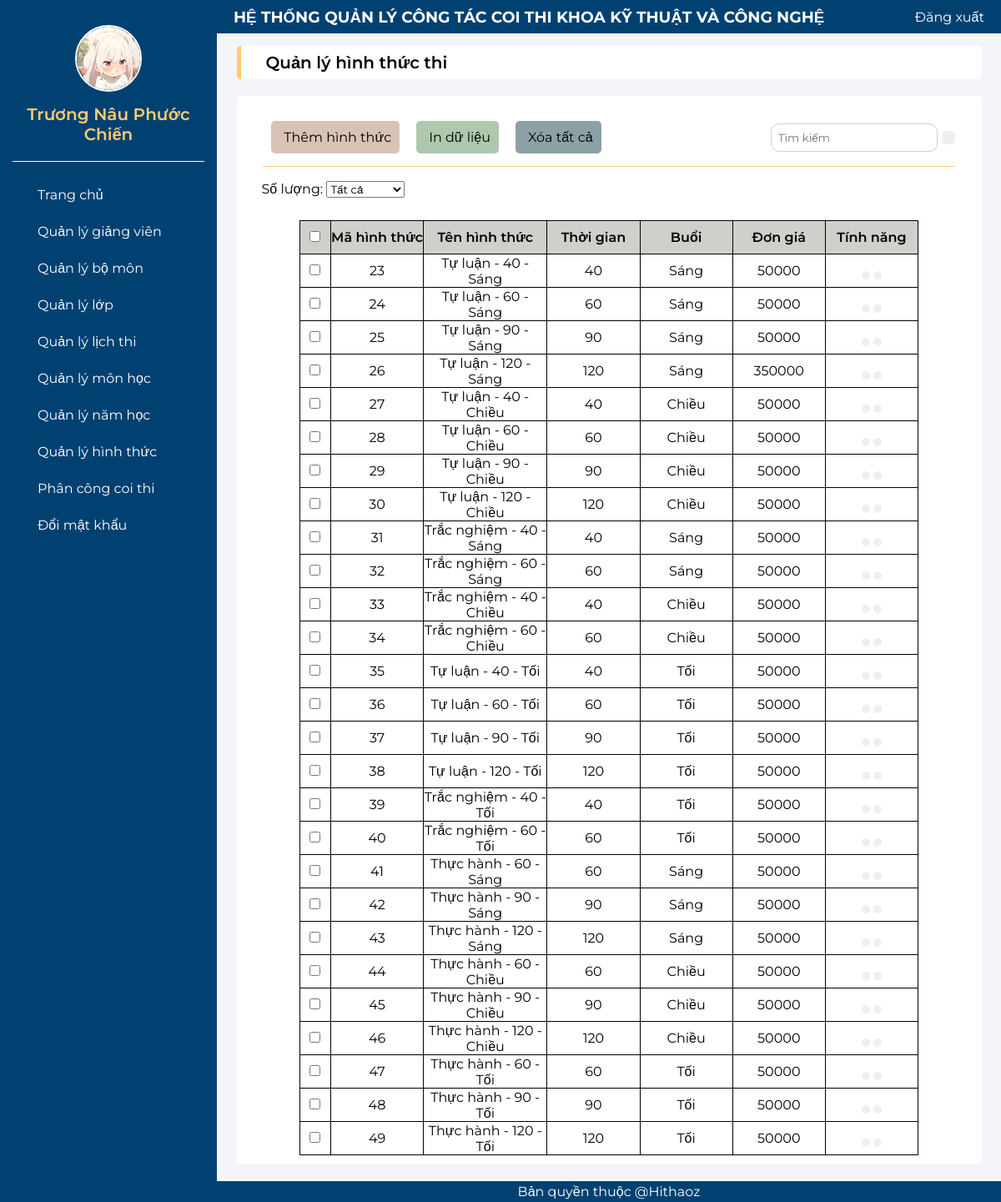
The app's page /QLHT.php (signed in) with its own data.
### tables this page shows
CREATE TABLE `hinhthuc` (
  `mahinhthuc` int(11) NOT NULL,
  `tenhinhthuc` varchar(100) NOT NULL,
  `hinhthucthi` varchar(20) NOT NULL,
  `thoigian` int(11) NOT NULL,
  `buoi` varchar(20) NOT NULL,
  `dongia` int(11) NOT NULL
);

### QLHT.php (the view, shortened to what this page needs)
<?php
include("header_admin.php");
?>
<div>
    <div class="top-center">
        <p>Quản lý hình thức thi</p>
    </div>
    <div class="table-center">
        <div class="btn-center">
            <div class="btn-center-bt">
                <a href="them_hinhthuc.php" class="button button-them">
                    <p>Thêm hình thức</p>
                </a>
                <a href="#" class="button button-in">
                    <p>In dữ liệu</p>
                </a>
                <a href="#" class="button button-xtt">
                    <p>Xóa tất cả</p>
                </a>
            </div>
            <div class="btn-center-search">
                <input type="text" name="tendn" placeholder="Tìm kiếm" required>
                <button type="submit">
                </button>
            </div>
        </div>
        <div class="cdm">
            <form method="get" action="" id="pagination-form">
                <label for="itemsPerPage">Số lượng:</label>
                <select class="form-control" onchange="selectdata(this.options[this.selectedIndex].value)">
                    <option value="All">Tất cả</option>
                </select>
            </form>
        </div>
        <div class="table">
            <table width="85%" class="table-content">
                <tr style="background-color:#CDD0CB; font-weight:600;">
                    <td width="5%" height="40px"><input type="checkbox"></td>
                    <td width="15%">Mã hình thức</td>
                    <td width="20%">Tên hình thức</td>
                    <td width="15%">Thời gian</td>
                    <td width="15%">Buổi</td>
                    <td width="15%">Đơn giá</td>
                    <td width="15%">Tính năng</td>
                </tr>
                <?php
                include("ketnoi.php");
                $sql = "SELECT * FROM hinhthuc";
                $kq = mysqli_query($conn, $sql) or die("Không thể xuất thông tin người dùng " . mysqli_error());
                while ($row = mysqli_fetch_array($kq)) {
                    echo "<tr>";
                    echo "<td height='40px'><input type='checkbox'></td>";
                    echo "<td>" . $row["mahinhthuc"] . "</td>";
                    $usern = $row["mahinhthuc"];
                    echo "<td>" . $row["tenhinhthuc"] . "</td>";
                    echo "<td>" . $row["thoigian"] . "</td>";
                    echo "<td>" . $row["buoi"] . "</td>";
                    echo "<td>" . $row["dongia"] . "</td>";
                    echo "<td class='table-icon'>
                    <a href='sua_hinhthuc.php?user=$usern'><button><ion-icon name='create-outline'></ion-icon></button></a>
                    <a href='xoa_hinhthuc.php?user=$usern'><button><ion-icon name='trash-outline'></button></ion-icon></a>
                    </td>";
                    echo "</tr>";
                }
                ?>
            </table>
        </div>
    </div>
</div>
<?php
include("footer_admin.php");
?>

### header_admin.php (shortened to what this page needs)
<!DOCTYPE html>
<html lang="en">
<head>
    <link rel="stylesheet" href="css_admin.css">
</head>
<body>
    <?php
    include("ketnoi.php");
    $userlogin = $_SESSION["admin"];
    $sql2 = "select * from admin where email='" . $userlogin . "'";
    $kq2 = mysqli_query($conn, $sql2) or die("Không thể xuất thông tin người dùng " . mysqli_error());
    $admin_login =  mysqli_fetch_array($kq2);
    ?>
    <div class="container">
        <div class="b-left">
            <div class="b-ava">
                <img src="<?php echo $admin_login["hinhdaidien"]; ?>" alt="Profile Picture">
                <label><?php echo $admin_login["hoten"]; ?></label>
            </div>
            <div class="s-left">
                <a href="admin.php" class="s-left-item">
                    <p>Trang chủ</p>
                </a>
                <a href="QLGV.php" class="s-left-item">
                    <p>Quản lý giảng viên</p>
                </a>
                <a href="QLBM.php" class="s-left-item">
                    <p>Quản lý bộ môn</p>
                </a>
                <a href="QLL.php" class="s-left-item">
                    <p>Quản lý lớp</p>
                </a>
                <a href="QLLT.php" class="s-left-item">
                    <p>Quản lý lịch thi</p>
                </a>
                <a href="QLMH.php" class="s-left-item">
                    <p>Quản lý môn học</p>
                </a>
                <a href="QLNH.php" class="s-left-item">
                    <p>Quản lý năm học</p>
                </a>
                <a href="QLHT.php" class="s-left-item">
                    <p>Quản lý hình thức</p>
                </a>
                <a href="QLPCCT.php" class="s-left-item">
                    <p>Phân công coi thi</p>
                </a>
                <a href="#" class="s-left-item">
                    <p>Đổi mật khẩu</p>
                </a>
            </div>
        </div>
        <div class="b-right">
            <div class="s_dx">
                <h3>HỆ THỐNG QUẢN LÝ CÔNG TÁC COI THI KHOA KỸ THUẬT VÀ CÔNG NGHỆ</h3>
                <a href="logout.php" class="s_dx_item">
                    <p>Đăng xuất</p>
                </a>
            </div>
            <div class="content">

### css_admin.css (style rules this page uses)
* { margin: 0; padding: 0; box-sizing: border-box; font-family: 'Montserrat', sans-serif; }
html { scroll-behavior: smooth; }
.container { display: flex; height: 100vh; }
.b-right { display: flex; flex-direction: column; flex: 1; height: 100%; }
.b-left { width: 260px; background-color: #004172; height: 100%; padding: 30px 15px; }
.b-ava img { width: 80px; height: 80px; display: block; border-radius: 50%; margin: 0 auto; border: 2px solid #ffffff; margin-bottom: 15px; }
.b-ava { font-size: 20px; font-weight: 600; color: #FFCC70; margin: 0 auto; text-align: center; border-bottom: 1px solid #ffffff; padding-bottom: 20px; }
.s-left { display: flex; flex-direction: column; gap: 5px; padding-top: 20px; }
.s-left-item { display: flex; align-items: center; color: #ffffff; gap: 15px; padding: 10px 10px; }
.s-left-item { color: #ffffff; text-decoration: none; }
.s_dx { display: flex; justify-content: space-between; align-items: center; padding: 0 20px; width: 100%; background-color: #004172; height: 40px; color: #ffffff; }
.s_dx_item { display: flex; align-items: center; color: #ffffff; gap: 15px; padding: 10px 0; align-items: center; text-decoration: none; }
.content { height: 100%; overflow-y: auto; flex: 1; background-color: #f4f5f8; }
.top-center { display: flex; align-items: center; width: 95%; background-color: #ffffff; height: 40px; padding-left: 30px; margin: 0 auto; border-radius: 5px; margin-top: 15px; margin-bottom: 20px; border-left: 5px solid #FFCC70; }
.top-center p { color: #000000; font-weight: 600; font-size: 20px; }
.table-center { display: flex; width: 95%; background-color: #ffffff; margin: 0 auto; border-radius: 5px; padding: 10px 10px; flex-direction: column; margin-bottom: 20px; }
.btn-center { display: flex; justify-content: space-between; align-items: center; width: 95%; margin: 10px auto; border-bottom: 1px solid #FFCC70; padding-bottom: 5px; }
.btn-center-bt { display: flex; align-items: center; }
.button { display: flex; align-items: center; margin: 10px; gap: 5px; border-radius: 5px; justify-content: center; padding: 10px 10px; text-decoration: none; color: black; }
.button-them { background-color: #D8C4B6; }
.button-in { background-color: #AFC8AD; }
.button-xtt { background-color: #8CA1A5; }
.btn-center-search { display: flex; align-items: center; gap: 5px; }
.btn-center-search input { padding: 8px 8px; border-radius: 10px; border: none; width: 200px; color: darkgrey; background-color: EEEEEE; border: 1px solid #CDD0CB; display: flex; }
.btn-center-search button { padding: 8px 8px; border-radius: 5px; border: none; }
.cdm { display: flex; padding: 7px 0; margin-left: 20px; }
table, th, td { border: 1px solid black; text-align: center; }
.table-content { border-collapse: collapse; text-align: center; margin: 0 auto; margin-top: 20px; }
.table-icon button { padding: 5px 5px; border-radius: 5px; border: none; }

### records on screen
hinhthuc: mahinhthuc "23", tenhinhthuc "Tự luận - 40 - Sáng", thoigian "40", buoi "Sáng", dongia "50000"
hinhthuc: mahinhthuc "24", tenhinhthuc "Tự luận - 60 - Sáng", thoigian "60", buoi "Sáng", dongia "50000"
hinhthuc: mahinhthuc "25", tenhinhthuc "Tự luận - 90 - Sáng", thoigian "90", buoi "Sáng", dongia "50000"
hinhthuc: mahinhthuc "26", tenhinhthuc "Tự luận - 120 - Sáng", thoigian "120", buoi "Sáng", dongia "350000"
hinhthuc: mahinhthuc "27", tenhinhthuc "Tự luận - 40 - Chiều", thoigian "40", buoi "Chiều", dongia "50000"
hinhthuc: mahinhthuc "28", tenhinhthuc "Tự luận - 60 - Chiều", thoigian "60", buoi "Chiều", dongia "50000"
hinhthuc: mahinhthuc "29", tenhinhthuc "Tự luận - 90 - Chiều", thoigian "90", buoi "Chiều", dongia "50000"
hinhthuc: mahinhthuc "30", tenhinhthuc "Tự luận - 120 - Chiều", thoigian "120", buoi "Chiều", dongia "50000"
hinhthuc: mahinhthuc "31", tenhinhthuc "Trắc nghiệm - 40 - Sáng", thoigian "40", buoi "Sáng", dongia "50000"
hinhthuc: mahinhthuc "32", tenhinhthuc "Trắc nghiệm - 60 - Sáng", thoigian "60", buoi "Sáng", dongia "50000"
hinhthuc: mahinhthuc "33", tenhinhthuc "Trắc nghiệm - 40 - Chiều", thoigian "40", buoi "Chiều", dongia "50000"
hinhthuc: mahinhthuc "34", tenhinhthuc "Trắc nghiệm - 60 - Chiều", thoigian "60", buoi "Chiều", dongia "50000"
hinhthuc: mahinhthuc "35", tenhinhthuc "Tự luận - 40 - Tối", thoigian "40", buoi "Tối", dongia "50000"
hinhthuc: mahinhthuc "36", tenhinhthuc "Tự luận - 60 - Tối", thoigian "60", buoi "Tối", dongia "50000"
hinhthuc: mahinhthuc "37", tenhinhthuc "Tự luận - 90 - Tối", thoigian "90", buoi "Tối", dongia "50000"
hinhthuc: mahinhthuc "38", tenhinhthuc "Tự luận - 120 - Tối", thoigian "120", buoi "Tối", dongia "50000"
hinhthuc: mahinhthuc "39", tenhinhthuc "Trắc nghiệm - 40 - Tối", thoigian "40", buoi "Tối", dongia "50000"
hinhthuc: mahinhthuc "40", tenhinhthuc "Trắc nghiệm - 60 - Tối", thoigian "60", buoi "Tối", dongia "50000"
hinhthuc: mahinhthuc "41", tenhinhthuc "Thực hành - 60 - Sáng", thoigian "60", buoi "Sáng", dongia "50000"
hinhthuc: mahinhthuc "42", tenhinhthuc "Thực hành - 90 - Sáng", thoigian "90", buoi "Sáng", dongia "50000"
hinhthuc: mahinhthuc "43", tenhinhthuc "Thực hành - 120 - Sáng", thoigian "120", buoi "Sáng", dongia "50000"
hinhthuc: mahinhthuc "44", tenhinhthuc "Thực hành - 60 - Chiều", thoigian "60", buoi "Chiều", dongia "50000"
hinhthuc: mahinhthuc "45", tenhinhthuc "Thực hành - 90 - Chiều", thoigian "90", buoi "Chiều", dongia "50000"
hinhthuc: mahinhthuc "46", tenhinhthuc "Thực hành - 120 - Chiều", thoigian "120", buoi "Chiều", dongia "50000"
hinhthuc: mahinhthuc "47", tenhinhthuc "Thực hành - 60 - Tối", thoigian "60", buoi "Tối", dongia "50000"
hinhthuc: mahinhthuc "48", tenhinhthuc "Thực hành - 90 - Tối", thoigian "90", buoi "Tối", dongia "50000"
hinhthuc: mahinhthuc "49", tenhinhthuc "Thực hành - 120 - Tối", thoigian "120", buoi "Tối", dongia "50000"

### other values on screen
$admin_login["hoten"] "Trương Nâu Phước Chiến"
